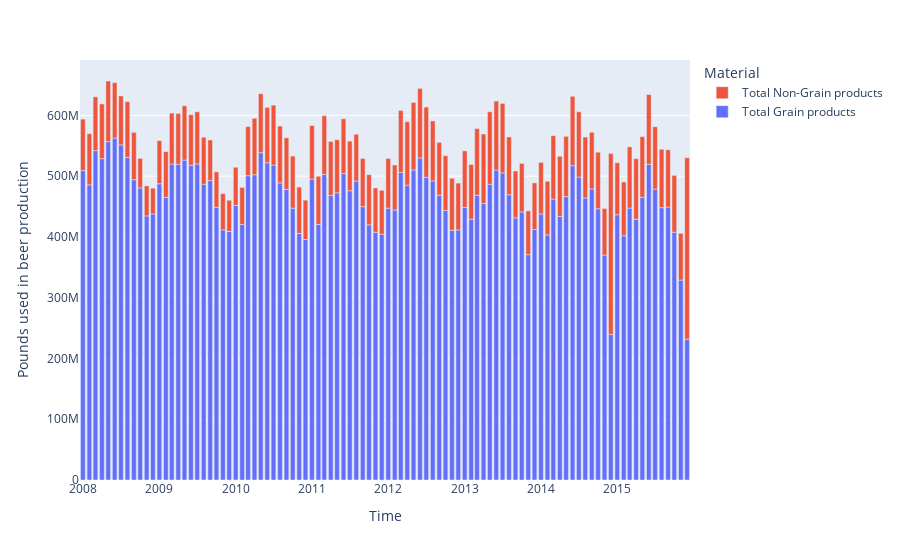

This figure's notebook cell:
### Markdown cell above
We can also create an alternative plot showing just the total values for the grain and non-grain categories:

### Code cell
bm_totals = brewing_materials[
    (brewing_materials['material_type'].str.contains('Total')) &
    (brewing_materials['material_type'].str.contains('Total Used') == False)
]

bm_totals = bm_totals[bm_totals['year'] < 2016]

fig = px.bar(
    bm_totals,
    x='date',
    y='month_current',
    color='type'
)

fig.update_layout(
    legend_traceorder="reversed", 
    xaxis_title='Time',
    yaxis_title='Pounds used in beer production',
    legend_title='Material'
)

fig.show()
